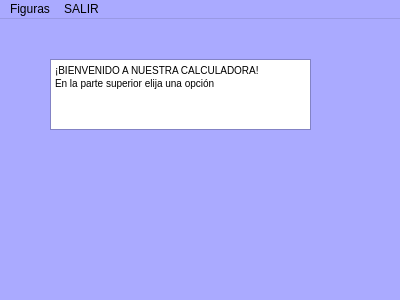
<?xml version="1.0" encoding="UTF-8"?>
<ui version="4.0">
 <class>AreaCalculator</class>
 <widget class="QMainWindow" name="AreaCalculator">
  <property name="geometry">
   <rect>
    <x>0</x>
    <y>0</y>
    <width>400</width>
    <height>300</height>
   </rect>
  </property>
  <property name="palette">
   <palette>
    <active>
     <colorrole role="WindowText">
      <brush brushstyle="SolidPattern">
       <color alpha="255">
        <red>0</red>
        <green>0</green>
        <blue>0</blue>
       </color>
      </brush>
     </colorrole>
     <colorrole role="Button">
      <brush brushstyle="SolidPattern">
       <color alpha="255">
        <red>170</red>
        <green>170</green>
        <blue>255</blue>
       </color>
      </brush>
     </colorrole>
     <colorrole role="Light">
      <brush brushstyle="SolidPattern">
       <color alpha="255">
        <red>255</red>
        <green>255</green>
        <blue>255</blue>
       </color>
      </brush>
     </colorrole>
     <colorrole role="Midlight">
      <brush brushstyle="SolidPattern">
       <color alpha="255">
        <red>212</red>
        <green>212</green>
        <blue>255</blue>
       </color>
      </brush>
     </colorrole>
     <colorrole role="Dark">
      <brush brushstyle="SolidPattern">
       <color alpha="255">
        <red>85</red>
        <green>85</green>
        <blue>127</blue>
       </color>
      </brush>
     </colorrole>
     <colorrole role="Mid">
      <brush brushstyle="SolidPattern">
       <color alpha="255">
        <red>113</red>
        <green>113</green>
        <blue>170</blue>
       </color>
      </brush>
     </colorrole>
     <colorrole role="Text">
      <brush brushstyle="SolidPattern">
       <color alpha="255">
        <red>0</red>
        <green>0</green>
        <blue>0</blue>
       </color>
      </brush>
     </colorrole>
     <colorrole role="BrightText">
      <brush brushstyle="SolidPattern">
       <color alpha="255">
        <red>255</red>
        <green>255</green>
        <blue>255</blue>
       </color>
      </brush>
     </colorrole>
     <colorrole role="ButtonText">
      <brush brushstyle="SolidPattern">
       <color alpha="255">
        <red>0</red>
        <green>0</green>
        <blue>0</blue>
       </color>
      </brush>
     </colorrole>
     <colorrole role="Base">
      <brush brushstyle="SolidPattern">
       <color alpha="255">
        <red>255</red>
        <green>255</green>
        <blue>255</blue>
       </color>
      </brush>
     </colorrole>
     <colorrole role="Window">
      <brush brushstyle="SolidPattern">
       <color alpha="255">
        <red>170</red>
        <green>170</green>
        <blue>255</blue>
       </color>
      </brush>
     </colorrole>
     <colorrole role="Shadow">
      <brush brushstyle="SolidPattern">
       <color alpha="255">
        <red>0</red>
        <green>0</green>
        <blue>0</blue>
       </color>
      </brush>
     </colorrole>
     <colorrole role="AlternateBase">
      <brush brushstyle="SolidPattern">
       <color alpha="255">
        <red>212</red>
        <green>212</green>
        <blue>255</blue>
       </color>
      </brush>
     </colorrole>
     <colorrole role="ToolTipBase">
      <brush brushstyle="SolidPattern">
       <color alpha="255">
        <red>255</red>
        <green>255</green>
        <blue>220</blue>
       </color>
      </brush>
     </colorrole>
     <colorrole role="ToolTipText">
      <brush brushstyle="SolidPattern">
       <color alpha="255">
        <red>0</red>
        <green>0</green>
        <blue>0</blue>
       </color>
      </brush>
     </colorrole>
    </active>
    <inactive>
     <colorrole role="WindowText">
      <brush brushstyle="SolidPattern">
       <color alpha="255">
        <red>0</red>
        <green>0</green>
        <blue>0</blue>
       </color>
      </brush>
     </colorrole>
     <colorrole role="Button">
      <brush brushstyle="SolidPattern">
       <color alpha="255">
        <red>170</red>
        <green>170</green>
        <blue>255</blue>
       </color>
      </brush>
     </colorrole>
     <colorrole role="Light">
      <brush brushstyle="SolidPattern">
       <color alpha="255">
        <red>255</red>
        <green>255</green>
        <blue>255</blue>
       </color>
      </brush>
     </colorrole>
     <colorrole role="Midlight">
      <brush brushstyle="SolidPattern">
       <color alpha="255">
        <red>212</red>
        <green>212</green>
        <blue>255</blue>
       </color>
      </brush>
     </colorrole>
     <colorrole role="Dark">
      <brush brushstyle="SolidPattern">
       <color alpha="255">
        <red>85</red>
        <green>85</green>
        <blue>127</blue>
       </color>
      </brush>
     </colorrole>
     <colorrole role="Mid">
      <brush brushstyle="SolidPattern">
       <color alpha="255">
        <red>113</red>
        <green>113</green>
        <blue>170</blue>
       </color>
      </brush>
     </colorrole>
     <colorrole role="Text">
      <brush brushstyle="SolidPattern">
       <color alpha="255">
        <red>0</red>
        <green>0</green>
        <blue>0</blue>
       </color>
      </brush>
     </colorrole>
     <colorrole role="BrightText">
      <brush brushstyle="SolidPattern">
       <color alpha="255">
        <red>255</red>
        <green>255</green>
        <blue>255</blue>
       </color>
      </brush>
     </colorrole>
     <colorrole role="ButtonText">
      <brush brushstyle="SolidPattern">
       <color alpha="255">
        <red>0</red>
        <green>0</green>
        <blue>0</blue>
       </color>
      </brush>
     </colorrole>
     <colorrole role="Base">
      <brush brushstyle="SolidPattern">
       <color alpha="255">
        <red>255</red>
        <green>255</green>
        <blue>255</blue>
       </color>
      </brush>
     </colorrole>
     <colorrole role="Window">
      <brush brushstyle="SolidPattern">
       <color alpha="255">
        <red>170</red>
        <green>170</green>
        <blue>255</blue>
       </color>
      </brush>
     </colorrole>
     <colorrole role="Shadow">
      <brush brushstyle="SolidPattern">
       <color alpha="255">
        <red>0</red>
        <green>0</green>
        <blue>0</blue>
       </color>
      </brush>
     </colorrole>
     <colorrole role="AlternateBase">
      <brush brushstyle="SolidPattern">
       <color alpha="255">
        <red>212</red>
        <green>212</green>
        <blue>255</blue>
       </color>
      </brush>
     </colorrole>
     <colorrole role="ToolTipBase">
      <brush brushstyle="SolidPattern">
       <color alpha="255">
        <red>255</red>
        <green>255</green>
        <blue>220</blue>
       </color>
      </brush>
     </colorrole>
     <colorrole role="ToolTipText">
      <brush brushstyle="SolidPattern">
       <color alpha="255">
        <red>0</red>
        <green>0</green>
        <blue>0</blue>
       </color>
      </brush>
     </colorrole>
    </inactive>
    <disabled>
     <colorrole role="WindowText">
      <brush brushstyle="SolidPattern">
       <color alpha="255">
        <red>85</red>
        <green>85</green>
        <blue>127</blue>
       </color>
      </brush>
     </colorrole>
     <colorrole role="Button">
      <brush brushstyle="SolidPattern">
       <color alpha="255">
        <red>170</red>
        <green>170</green>
        <blue>255</blue>
       </color>
      </brush>
     </colorrole>
     <colorrole role="Light">
      <brush brushstyle="SolidPattern">
       <color alpha="255">
        <red>255</red>
        <green>255</green>
        <blue>255</blue>
       </color>
      </brush>
     </colorrole>
     <colorrole role="Midlight">
      <brush brushstyle="SolidPattern">
       <color alpha="255">
        <red>212</red>
        <green>212</green>
        <blue>255</blue>
       </color>
      </brush>
     </colorrole>
     <colorrole role="Dark">
      <brush brushstyle="SolidPattern">
       <color alpha="255">
        <red>85</red>
        <green>85</green>
        <blue>127</blue>
       </color>
      </brush>
     </colorrole>
     <colorrole role="Mid">
      <brush brushstyle="SolidPattern">
       <color alpha="255">
        <red>113</red>
        <green>113</green>
        <blue>170</blue>
       </color>
      </brush>
     </colorrole>
     <colorrole role="Text">
      <brush brushstyle="SolidPattern">
       <color alpha="255">
        <red>85</red>
        <green>85</green>
        <blue>127</blue>
       </color>
      </brush>
     </colorrole>
     <colorrole role="BrightText">
      <brush brushstyle="SolidPattern">
       <color alpha="255">
        <red>255</red>
        <green>255</green>
        <blue>255</blue>
       </color>
      </brush>
     </colorrole>
     <colorrole role="ButtonText">
      <brush brushstyle="SolidPattern">
       <color alpha="255">
        <red>85</red>
        <green>85</green>
        <blue>127</blue>
       </color>
      </brush>
     </colorrole>
     <colorrole role="Base">
      <brush brushstyle="SolidPattern">
       <color alpha="255">
        <red>170</red>
        <green>170</green>
        <blue>255</blue>
       </color>
      </brush>
     </colorrole>
     <colorrole role="Window">
      <brush brushstyle="SolidPattern">
       <color alpha="255">
        <red>170</red>
        <green>170</green>
        <blue>255</blue>
       </color>
      </brush>
     </colorrole>
     <colorrole role="Shadow">
      <brush brushstyle="SolidPattern">
       <color alpha="255">
        <red>0</red>
        <green>0</green>
        <blue>0</blue>
       </color>
      </brush>
     </colorrole>
     <colorrole role="AlternateBase">
      <brush brushstyle="SolidPattern">
       <color alpha="255">
        <red>170</red>
        <green>170</green>
        <blue>255</blue>
       </color>
      </brush>
     </colorrole>
     <colorrole role="ToolTipBase">
      <brush brushstyle="SolidPattern">
       <color alpha="255">
        <red>255</red>
        <green>255</green>
        <blue>220</blue>
       </color>
      </brush>
     </colorrole>
     <colorrole role="ToolTipText">
      <brush brushstyle="SolidPattern">
       <color alpha="255">
        <red>0</red>
        <green>0</green>
        <blue>0</blue>
       </color>
      </brush>
     </colorrole>
    </disabled>
   </palette>
  </property>
  <property name="windowTitle">
   <string>Calculadora de Áreas</string>
  </property>
  <property name="autoFillBackground">
   <bool>false</bool>
  </property>
  <widget class="QWidget" name="centralwidget">
   <widget class="QTextEdit" name="textEdit">
    <property name="geometry">
     <rect>
      <x>50</x>
      <y>40</y>
      <width>261</width>
      <height>71</height>
     </rect>
    </property>
    <property name="html">
     <string>&lt;!DOCTYPE HTML PUBLIC &quot;-//W3C//DTD HTML 4.0//EN&quot; &quot;http://www.w3.org/TR/REC-html40/strict.dtd&quot;&gt;
&lt;html&gt;&lt;head&gt;&lt;meta name=&quot;qrichtext&quot; content=&quot;1&quot; /&gt;&lt;style type=&quot;text/css&quot;&gt;
p, li { white-space: pre-wrap; }
&lt;/style&gt;&lt;/head&gt;&lt;body style=&quot; font-family:'MS Shell Dlg 2'; font-size:7.8pt; font-weight:400; font-style:normal;&quot;&gt;
&lt;p style=&quot; margin-top:0px; margin-bottom:0px; margin-left:0px; margin-right:0px; -qt-block-indent:0; text-indent:0px;&quot;&gt;¡BIENVENIDO A NUESTRA CALCULADORA!&lt;/p&gt;
&lt;p style=&quot; margin-top:0px; margin-bottom:0px; margin-left:0px; margin-right:0px; -qt-block-indent:0; text-indent:0px;&quot;&gt;En la parte superior elija una opción&lt;/p&gt;
&lt;p style=&quot;-qt-paragraph-type:empty; margin-top:0px; margin-bottom:0px; margin-left:0px; margin-right:0px; -qt-block-indent:0; text-indent:0px;&quot;&gt;&lt;br /&gt;&lt;/p&gt;&lt;/body&gt;&lt;/html&gt;</string>
    </property>
   </widget>
  </widget>
  <widget class="QMenuBar" name="menubar">
   <property name="geometry">
    <rect>
     <x>0</x>
     <y>0</y>
     <width>400</width>
     <height>26</height>
    </rect>
   </property>
   <widget class="QMenu" name="menuFiguras">
    <property name="title">
     <string>Figuras</string>
    </property>
    <addaction name="actionCirculo"/>
    <addaction name="actionTriangulo"/>
    <addaction name="actionRectangulo"/>
    <addaction name="actionCuadrado"/>
   </widget>
   <widget class="QMenu" name="menuSALIR">
    <property name="title">
     <string>SALIR</string>
    </property>
   </widget>
   <addaction name="menuFiguras"/>
   <addaction name="menuSALIR"/>
  </widget>
  <action name="actionCirculo">
   <property name="text">
    <string>Círculo</string>
   </property>
  </action>
  <action name="actionTriangulo">
   <property name="text">
    <string>Triángulo</string>
   </property>
  </action>
  <action name="actionRectangulo">
   <property name="text">
    <string>Rectángulo</string>
   </property>
  </action>
  <action name="actionCuadrado">
   <property name="text">
    <string>Cuadrado</string>
   </property>
  </action>
 </widget>
 <resources/>
 <connections/>
</ui>
